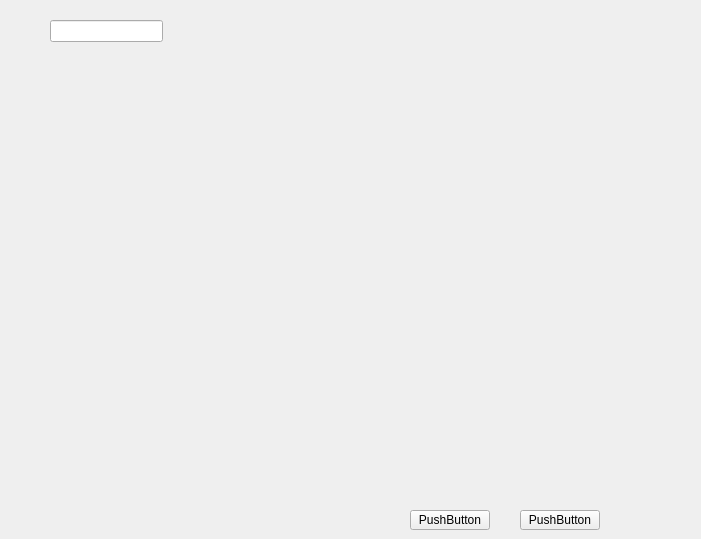
<?xml version="1.0" encoding="UTF-8"?>
<ui version="4.0">
 <class>MainForm</class>
 <widget class="QWidget" name="MainForm">
  <property name="geometry">
   <rect>
    <x>0</x>
    <y>0</y>
    <width>701</width>
    <height>539</height>
   </rect>
  </property>
  <property name="windowTitle">
   <string>Form</string>
  </property>
  <widget class="QLineEdit" name="lineEdit">
   <property name="geometry">
    <rect>
     <x>50</x>
     <y>20</y>
     <width>113</width>
     <height>22</height>
    </rect>
   </property>
  </widget>
  <widget class="QPushButton" name="pushButton">
   <property name="geometry">
    <rect>
     <x>410</x>
     <y>510</y>
     <width>80</width>
     <height>20</height>
    </rect>
   </property>
   <property name="text">
    <string>PushButton</string>
   </property>
  </widget>
  <widget class="QWidget" name="gridLayoutWidget">
   <property name="geometry">
    <rect>
     <x>0</x>
     <y>50</y>
     <width>701</width>
     <height>461</height>
    </rect>
   </property>
   <layout class="QGridLayout" name="gridLayout"/>
  </widget>
  <widget class="QPushButton" name="pushButton_2">
   <property name="geometry">
    <rect>
     <x>520</x>
     <y>510</y>
     <width>80</width>
     <height>20</height>
    </rect>
   </property>
   <property name="text">
    <string>PushButton</string>
   </property>
  </widget>
 </widget>
 <resources/>
 <connections/>
</ui>
